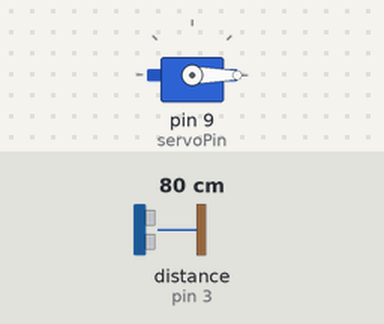
Bench run of a sketch on a simulated Arduino Uno, built with avr-gcc and run on an emulated ATmega328P. Shown: servo. Wiring (inferred from the names in the program): ultrasonic range finder: trigger pin 2; echo pin 3. The test bench sets the inputs (shaded band); at power-on: distance to the obstacle (sensor on pin 3) 80 cm. The echo pulse lasts 58.3 µs per cm.

Above: at 2.2 s.
2.3 s: distance to the obstacle (sensor on pin 3) set to 66 cm
3.8 s: distance to the obstacle (sensor on pin 3) set to 58 cm
At 5.2 s:
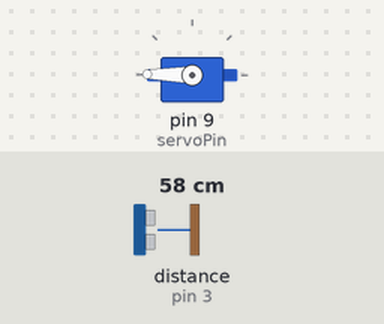
Timing chart, 0 to 11.4 s (numbered marks = the images above; inputs shaded):
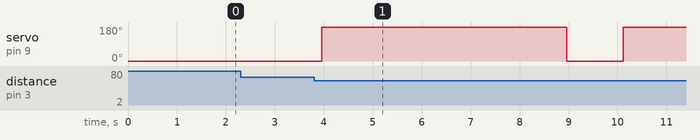

The sketch:

simple-flush.ino
```cpp
#include <Servo.h>
Servo servo;

// The output that sends a signal
const int trigPin = 2;

// The output that receives a signal
const int echoPin = 3;

// The output signal that controls the motor
const int servoPin = 9;

const int milliseconds = 1000;

const int flushWaitTimeSec = 5;
const int flushSeconds = milliseconds * flushWaitTimeSec;

long duration, dist;
long average[3];

void setup() {
  servo.attach(servoPin);
  pinMode(trigPin, OUTPUT);
  pinMode(echoPin, INPUT);
  servo.write(0); // close cap on power on
  delay(1000);
  servo.detach();
}

void measure() {
  digitalWrite(trigPin, LOW);
  delayMicroseconds(5);
  digitalWrite(trigPin, HIGH);
  delayMicroseconds(15);
  digitalWrite(trigPin, LOW);
  pinMode(echoPin, INPUT);
  duration = pulseIn(echoPin, HIGH);
  dist = (duration/2) / 29.1; // obtain distance
}


void loop() {
  for (int i = 0; i <=2; i++) {
    measure();
    average[i] = dist;
    delay(50);
  }
  dist = (average[0] + average[1] + average[2]) /3;

  // Sensor has a minimum range of 2 centimetres and a maximum range of 40 cm


  if (dist < 60) { // centimetres
    servo.attach(servoPin);
    delay(1);
    servo.write(179);
    delay(flushSeconds);
    servo.write(0);
    delay(1000);
    servo.detach();
  }
}
```

Measured:
- the behaviour switches between 61 and 60 cm on distance to the obstacle (sensor on pin 3) (found by bisection; images 0 and 1)
- after the input at 2.3 s, every drawn part: stays the same
- after the input at 3.8 s, servo on pin 9 (servoPin): 0° → 179° after 0.16 s, → 0° 5.0 s later, → 179° 1.2 s later
